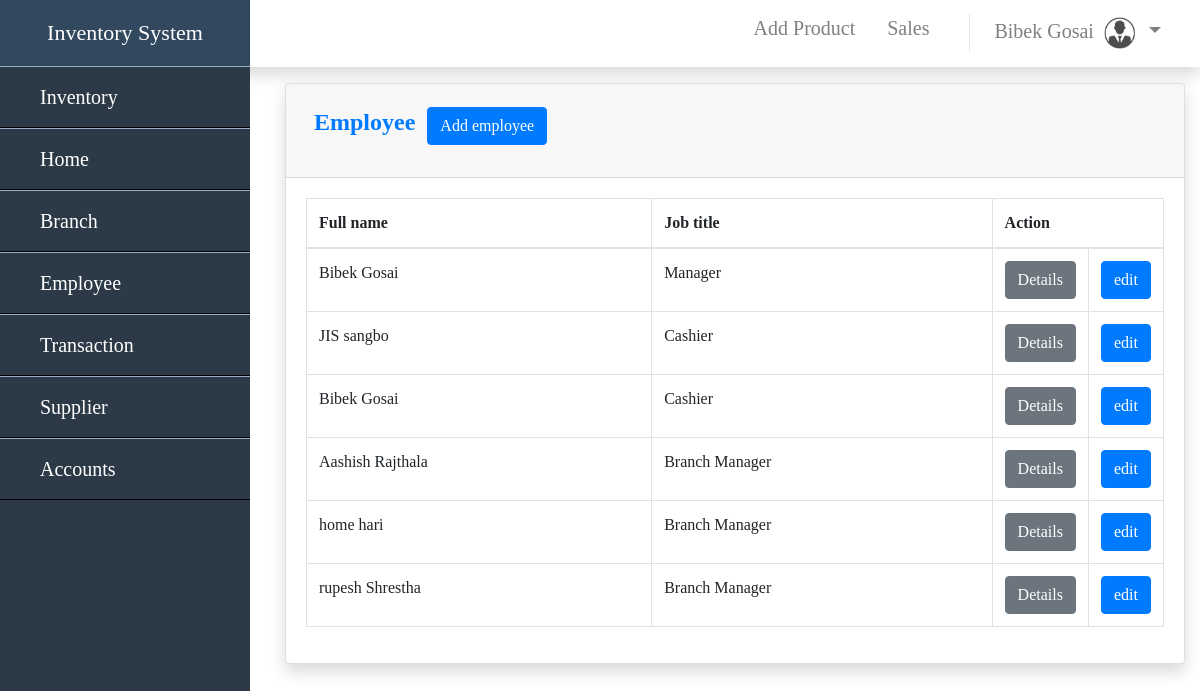
The app's page /employee.php (signed in) with its own data.
### tables this page shows
CREATE TABLE `employee` (
  `Employe_Id` int(11) NOT NULL,
  `fname` varchar(20) NOT NULL,
  `lname` varchar(20) NOT NULL,
  `gender` varchar(10) NOT NULL,
  `email` varchar(50) NOT NULL,
  `phone` varchar(20) NOT NULL,
  `JOB_ID` int(11) NOT NULL,
  `Hired_date` date DEFAULT NULL,
  `address` varchar(50) NOT NULL,
  `branch_id` int(11) NOT NULL
);

CREATE TABLE `job` (
  `JOB_ID` int(11) NOT NULL,
  `JOB_TITLE` varchar(20) NOT NULL
);

### employee.php (the view, shortened to what this page needs)
<?php
include 'sidebar.php';
?>
<!DOCTYPE html>
<html lang="en">
<head>
</head>
<body>
    <div id="content">
        <div class="container">
        <div class="card shadow mb-4">
            <div class="card-header py-3">
                <ul>
                    <li>
                        <h4 class="m-2 font-weight-bold text-primary">Employee</h4>
                    </li>
                    <li>
                        <a type = "button" class='btn btn-primary bg-gradient-primary' href="addemployee.php">Add employee</a>
                    </li>
                </ul>
                </div>
                <div class = "card-body">
                    <div class= "table-responsive">
<table class="table table-bordered"width = "100%" id="dataTable"cellspacing="0" border = "2">
    <thead>
        <tr>
            <th>Full name</th>
            <th>Job title</th>
            <th colspan = "3" width="20%">Action</th>
</thead>
<tbody>
<?php
    $sql = 'SELECT fname, Employe_Id,fname,lname ,j.JOB_TITLE FROM employee e
    join job j ON j.JOB_ID = e.JOB_ID';
    $result = mysqli_query($con,$sql) or die (mysqli_error($con));
    while($row = mysqli_fetch_assoc($result)) {
        echo '<tr>';
        echo "<td>". $row['fname'].' '. $row['lname']. "</td>";
        echo "<td>". $row['JOB_TITLE']."</td>";
        echo"<td> <a type='button'class='btn btn-secondary bg-gradient-secondary' href ='emp_searchfrm.php?action=edit&id=$row[Employe_Id]'>Details</a>";
        echo"<td> <a  type= 'button' class='btn btn-primary bg-gradient-primary' href ='emp_edit.php?action=edit&id=$row[Employe_Id]'>edit</a>";
echo "</tr>";
}
    ?>
    </tbody>
</table>
            </div>
</div>
</div>
</div>
</div
            </body>
            </html>

### sidebar.php (shortened to what this page needs)
<!DOCTYPE html>
<html lang="en">
<head>
    <link rel="stylesheet" href="https://cdn.jsdelivr.net/npm/bootstrap@4.3.1/dist/css/bootstrap.min.css">
</head>
<body>
  <div class="man_box">
    <div class="sidebar  " id = "sidebar">
      <header>Inventory  System</header>
      <ul>
        <li><a href ="inventory.php">Inventory</a></li>
        <li><a href ="welcome.php">Home</a></li>
        <li><a href ="branch.php">Branch</a></li>
        <li><a href ="employee.php"> Employee</a></li>
          <li><a href =" transaction.php">Transaction</a></li>
          <li><a href ="supplier.php">Supplier</a></li>
          <li><a  href ="account.php">Accounts</a></li>
      </ul>
        </div>
        </div>
      <div id="topbar">
      <nav class="navbar-custom navbar-expand-lg navbar-light bg-white  topbar static-top py-2 shadow mb-3">
      <div class="container-fluid">
    <div class="collapse navbar-collapse" id="navbarNavDropdown">
      <ul class="navbar-nav ml-auto ">
      <li class="nav-item">
          <a class="nav-link navbar-brand" href="product.php">Add Product</a>
        </li>
        <li class="nav-item">
          <a class="nav-link navbar-brand" href="sales.php">Sales</a>
        </li>
        <li class="nav-item dropdown">
          <a class="nav-link dropdown-toggle navbar-brand" href="#" role="button" data-bs-toggle="dropdown" aria-expanded="false">
            <?=$_SESSION['FIRST_NAME'] ." " . $_SESSION['LAST_NAME']?>
            <img class="img-profile rounded-circle" width="40px" height="40px"
                <?php
                  if($_SESSION['GENDER']=='Male'){
                    echo 'src="icon/male.jpg"';
                  }else{
                    echo 'src="icon/female.jpg"';
                  }
                ?>>
              </a>
        </li>
      </ul>
    </div>
  </div>
</nav>
</div>
</body>
</html>

### sidebar.php (style rules this page uses)
* { margin : 0; padding : 0; box-sizing : border-box; font-family : san-sarif; text-decoration: none ; list-style: none; }
#content { box-sizing: border-box; padding-left : 270px; }
.sidebar { position : fixed; left : 0; width : 250px; height : 100%; background : #2C3A47; }
.sidebar header { font-size: 22px; text-align: center; line-height: 66px; background: #32485e ; user-select: none; color: white; }
.sidebar ul a { text-decoration: none; display : block; width : 100%; height : 100%; line-height: 60px; padding-left: 40px; font-size : 20px; color: white; box-sizing:border-box; border-top: 1px solid #97afc7; border-bottom: 1px solid black; transition: .4s; }
.navbar-custom { vertical-align: bottom; border-bottom: 1px solid white; }

### employee.php (style rules this page uses)
.card ul { overflow:hidden; }
.card li { display:inline-block; }

### records on screen
employee: fname "Bibek", lname "Gosai", JOB_ID.JOB_TITLE "Manager"
employee: fname "JIS", lname "sangbo", JOB_ID.JOB_TITLE "Cashier"
employee: fname "Bibek", lname "Gosai", JOB_ID.JOB_TITLE "Cashier"
employee: fname "Aashish", lname "Rajthala", JOB_ID.JOB_TITLE "Branch Manager"
employee: fname "home", lname "hari", JOB_ID.JOB_TITLE "Branch Manager"
employee: fname "rupesh", lname "Shrestha", JOB_ID.JOB_TITLE "Branch Manager"

### other values on screen
$_SESSION['FIRST_NAME'] "Bibek"
$_SESSION['LAST_NAME'] "Gosai"
